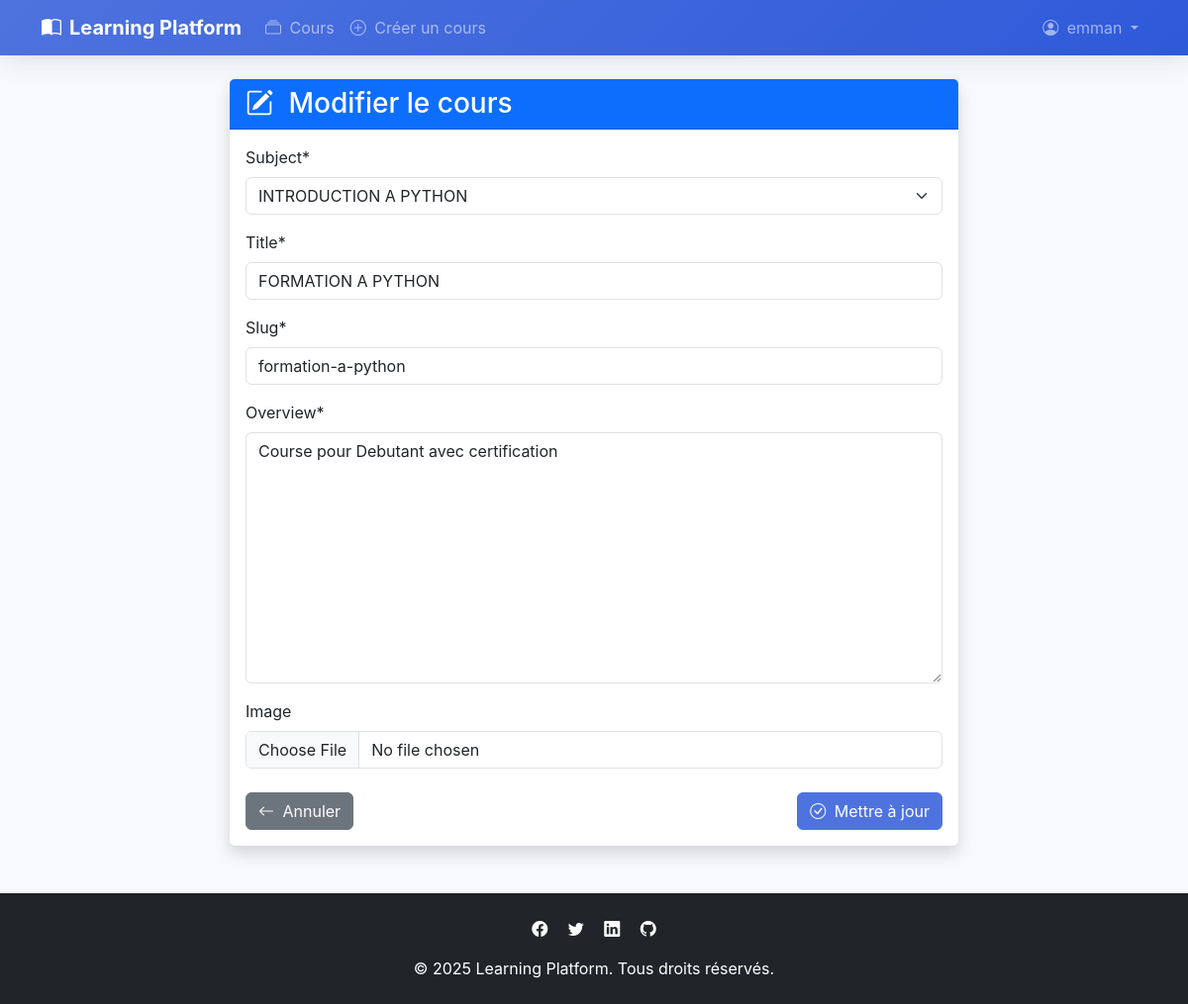
Page /formation-a-python/edit/ (signed in) on the committed database.
### courses/models.py (models this page shows, shortened)
class Course(models.Model):
    owner = models.ForeignKey(User, related_name='courses_created', on_delete=models.CASCADE)
    subject = models.ForeignKey(Subject, related_name='courses', on_delete=models.CASCADE)
    title = models.CharField(max_length=200)
    slug = models.SlugField(max_length=200, unique=True)
    overview = models.TextField()
    created = models.DateTimeField(auto_now_add=True)
    image = models.ImageField(upload_to='courses/', blank=True)
    class Meta:
        ordering = ['-created']

class Subject(models.Model):
    title = models.CharField(max_length=200)
    slug = models.SlugField(max_length=200, unique=True)
    class Meta:
        ordering = ['title']
    def __str__(self):
        return self.title

### courses/views.py (the view)
# urls.py: path('<slug:slug>/edit/', views.CourseUpdateView.as_view(), name='course_update'),
class CourseUpdateView(LoginRequiredMixin, UpdateView):
    model = Course
    form_class = CourseForm
    template_name = 'courses/course_form.html'

### courses/forms.py
class CourseForm(forms.ModelForm):
    class Meta:
        model = Course
        fields = ['subject', 'title', 'slug', 'overview', 'image']

### courses/templates/courses/course_form.html (shortened to what this page needs)
{% extends "base.html" %}
{% load crispy_forms_tags %}
{% block content %}
<div class="row justify-content-center">
    <div class="col-lg-8">
        <div class="card shadow">
            <div class="card-header bg-primary text-white">
                <h3 class="mb-0">
                    <i class="bi bi-{% if form.instance.pk %}pencil-square{% else %}plus-circle{% endif %} me-2"></i>
                    {% if form.instance.pk %}Modifier le cours{% else %}Créer un nouveau cours{% endif %}
                </h3>
            </div>
            <div class="card-body">
                <form method="post" enctype="multipart/form-data">
                    {{ form|crispy }}
                    <div class="d-flex justify-content-between mt-4">
                        <a href="{% if form.instance.pk %}{% url 'course_detail' form.instance.slug %}{% else %}{% url 'course_list' %}{% endif %}" class="btn btn-secondary">
                            <i class="bi bi-arrow-left me-1"></i> Annuler
                        </a>
                        <button type="submit" class="btn btn-primary">
                            <i class="bi bi-check-circle me-1"></i>
                            {% if form.instance.pk %}Mettre à jour{% else %}Créer{% endif %}
                        </button>
                    </div>
                </form>
            </div>
        </div>
    </div>
</div>
{% endblock %}

### templates/base.html (shortened to what this page needs)
<!DOCTYPE html>
<html lang="fr">
<head>
    <link href="https://cdn.jsdelivr.net/npm/bootstrap@5.3.0/dist/css/bootstrap.min.css" rel="stylesheet">
    <link rel="stylesheet" href="https://cdn.jsdelivr.net/npm/bootstrap-icons@1.10.0/font/bootstrap-icons.css">
</head>
<body>
    <nav class="navbar navbar-expand-lg navbar-dark mb-4">
        <div class="container">
            <a class="navbar-brand d-flex align-items-center" href="{% url 'course_list' %}">
                <i class="bi bi-book-half me-2"></i>
                <strong>Learning Platform</strong>
            </a>
            <div class="collapse navbar-collapse" id="navbarNav">
                <ul class="navbar-nav me-auto">
                    <li class="nav-item">
                        <a class="nav-link" href="{% url 'course_list' %}">
                            <i class="bi bi-collection me-1"></i> Cours
                        </a>
                    </li>
                    {% if user.is_authenticated %}
                    <li class="nav-item">
                        <a class="nav-link" href="{% url 'course_create' %}">
                            <i class="bi bi-plus-circle me-1"></i> Créer un cours
                        </a>
                    </li>
                    {% endif %}
                </ul>
                <ul class="navbar-nav">
                    {% if user.is_authenticated %}
                    <li class="nav-item dropdown">
                        <a class="nav-link dropdown-toggle" href="#" id="userDropdown" role="button" data-bs-toggle="dropdown">
                            <i class="bi bi-person-circle me-1"></i> {{ user.username }}
                        </a>
                    </li>
                    {% else %}
                    <li class="nav-item">
                        <a class="nav-link" href="{% url 'login' %}">
                            <i class="bi bi-box-arrow-in-right me-1"></i> Connexion
                        </a>
                    </li>
                    {% endif %}
                </ul>
            </div>
        </div>
    </nav>
    <div class="container mb-5">
        {% block content %}{% endblock %}
    </div>
    <footer class="bg-dark text-white py-4 mt-auto">
        <div class="container text-center">
            <div class="mb-3">
                <a href="#" class="text-white me-3"><i class="bi bi-facebook"></i></a>
                <a href="#" class="text-white me-3"><i class="bi bi-twitter"></i></a>
                <a href="#" class="text-white me-3"><i class="bi bi-linkedin"></i></a>
                <a href="#" class="text-white"><i class="bi bi-github"></i></a>
            </div>
            <p class="mb-0">&copy; 2025 Learning Platform. Tous droits réservés.</p>
        </div>
    </footer>
</body>
</html>

### templates/base.html (style rules this page uses)
:root { --primary-color: #4e73df; --secondary-color: #f8f9fc; --accent-color: #2e59d9; }
body { background-color: #f8f9fc; font-family: 'Nunito', -apple-system, BlinkMacSystemFont, sans-serif; }
.navbar { box-shadow: 0 0.15rem 1.75rem 0 rgba(58, 59, 69, 0.15); background: linear-gradient(135deg, var(--primary-color) 0%, var(--accent-color) 100%) !important; }
.card { border: none; border-radius: 0.35rem; box-shadow: 0 0.15rem 1.75rem 0 rgba(58, 59, 69, 0.1); transition: transform 0.3s ease, box-shadow 0.3s ease; }
.btn-primary { background-color: var(--primary-color); border-color: var(--primary-color); }

### rows in the picture
Course: subject "INTRODUCTION A PYTHON", slug "formation-a-python", overview "Course pour Debutant avec certification"
Subject: title "FORMATION A PYTHON"

### other values in the picture
{{ user.username }} "emman"
